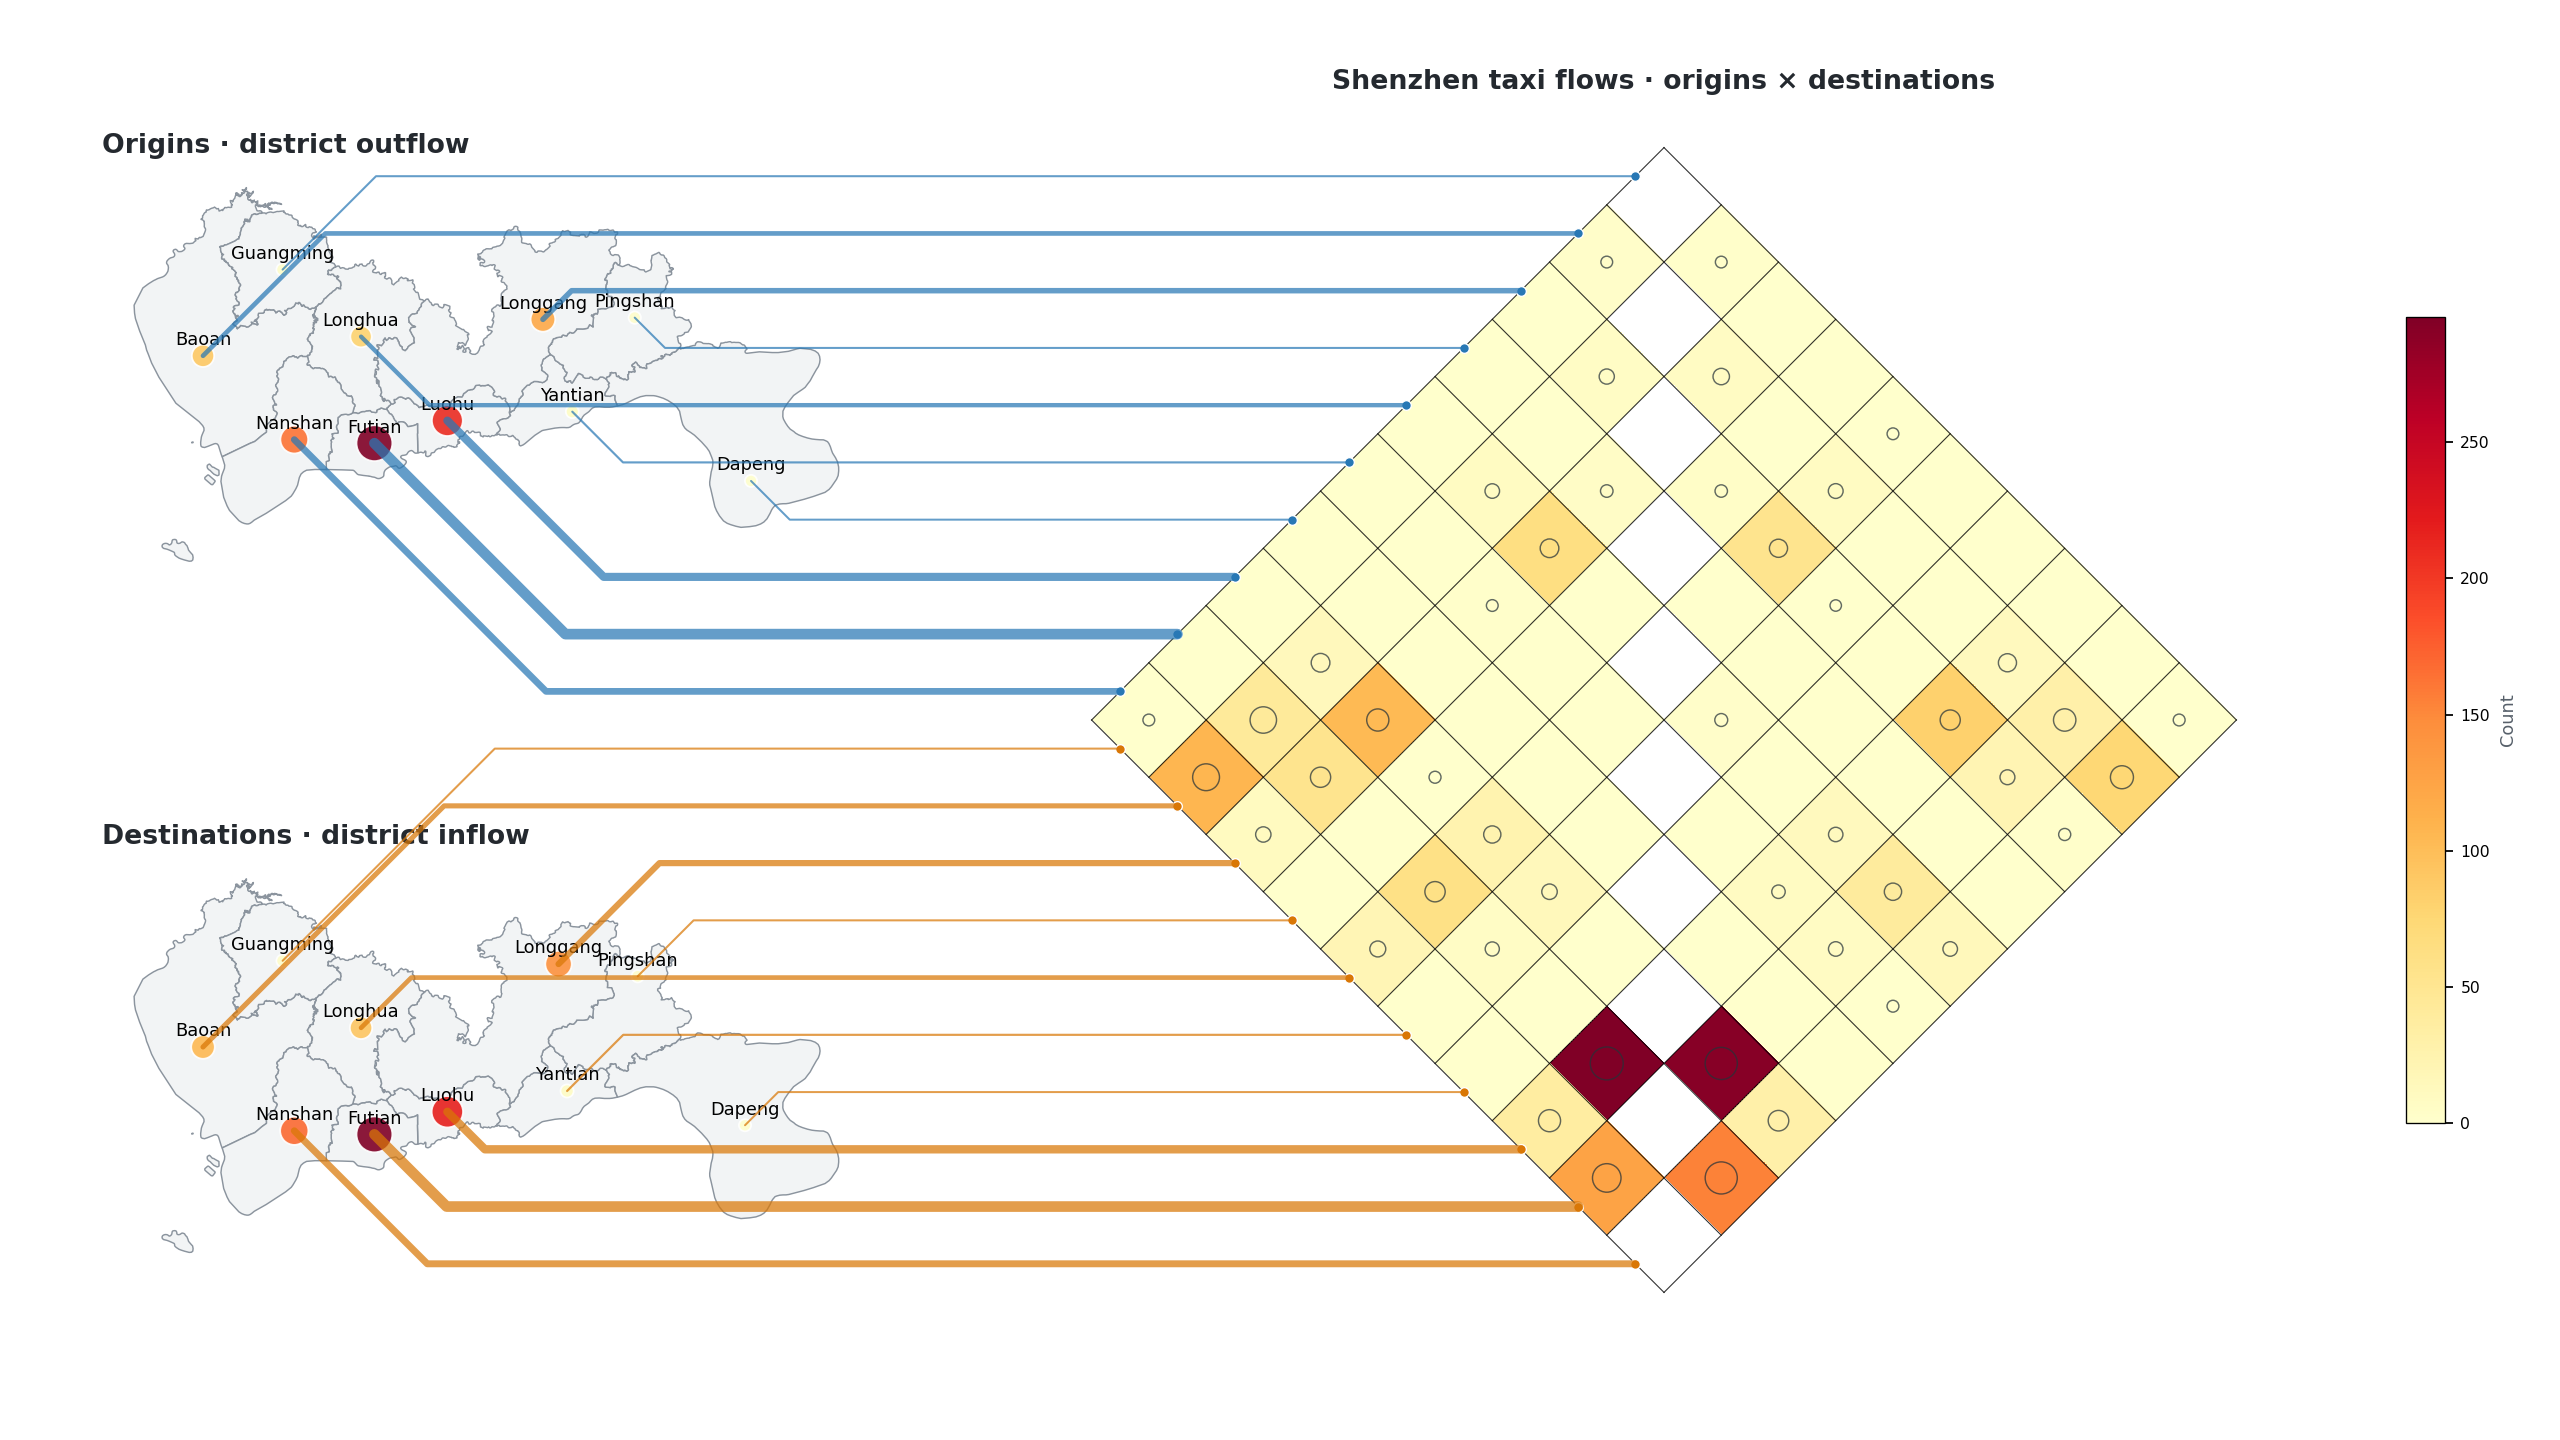

Reproduce this figure in Python.
"""Improved static MapTrix demo using Shenzhen taxi flow data.

This script demonstrates how to:
1. Load flow data from CSV and border polygons from GeoPackage
2. Sample flows and clip to the city boundary
3. Create a centred MapTrix matrix with diagonal-horizontal leaders
4. Encode regional totals with leader width
5. Inspect the exported static layout geometry

Usage:
    python maptrix_demo.py
"""

import warnings

import numpy as np
import geopandas as gpd

from geoflowkit import read_csv
from geoflowkit.visualization import MapTrixVisualizer

DATA_DIR = 'examples/data/sz_data'

warnings.filterwarnings(
    'ignore', message='Geometry is in a geographic CRS',
)

# ---------------------------------------------------------------------------
# 1. Load data
# ---------------------------------------------------------------------------
print('Loading data ...')
fdf = read_csv(
    f'{DATA_DIR}/sz_taxi_flow.csv',
    use_cols=['ox', 'oy', 'dx', 'dy'],
    crs='EPSG:4326',
)
print(f'  {len(fdf):,} flows loaded')

border = gpd.read_file(f'{DATA_DIR}/sz_border.gpkg')
print(f'  {len(border)} districts: {border["Name"].tolist()}')

# ---------------------------------------------------------------------------
# 2. Sample & clip
# ---------------------------------------------------------------------------
N = 5000
np.random.seed(42)
indices = np.random.choice(len(fdf), size=N, replace=False)
fdf_sample = fdf.iloc[indices].reset_index(drop=True)
print(f'  Sampled {len(fdf_sample):,} flows')

shenzhen_union = border.union_all()
fdf_sample = fdf_sample.clip(shenzhen_union)
print(f'  After clipping: {len(fdf_sample):,} flows remain')

# ---------------------------------------------------------------------------
# 3. MapTrix visualization
# ---------------------------------------------------------------------------
print('Rendering MapTrix ...')
visualizer = MapTrixVisualizer(
    origin_zones=border,
    zone_id_col='Name',
    weight='count',
    size_weight='length',
    matrix_cmap='YlOrRd',
    map_cmap='YlOrRd',
    origin_line_color='#2878B5',
    destination_line_color='#D97706',
    line_alpha=0.72,
    leader_routing='diagonal-horizontal',
    leader_angle=45,
    leader_width_range=(0.9, 4.8),
    show_labels=True,
    label_fontsize=8,
    out_title='Origins · district outflow',
    in_title='Destinations · district inflow',
    matrix_title='Shenzhen taxi flows · origins × destinations',
    title_fontsize=12,
    include_self_flows=False,
)
fig = visualizer.fit_plot(fdf_sample, figsize=(16, 9))

fig.savefig('maptrix_demo.png', dpi=160, facecolor='white')
layout = visualizer.layout_
print(
    f'  Layout: {len(layout["origin_leaders"])} row leaders, '
    f'{len(layout["destination_leaders"])} column leaders'
)
print(f'  Shared row/column order: {layout["same_entity_set"]}')
print(f'  Row order: {layout["row_order"]}')
print(f'  Column order: {layout["column_order"]}')
print('Saved: maptrix_demo.png')
